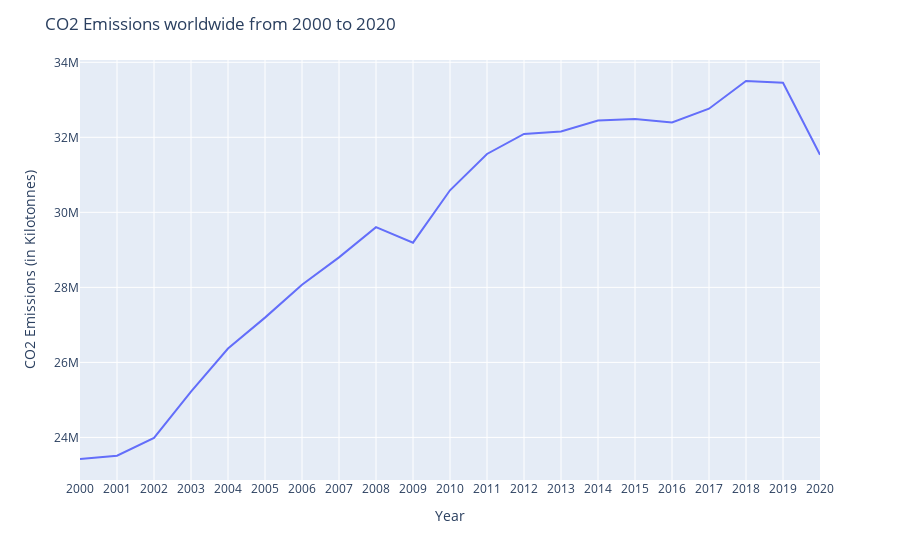

Source (notebook cell):
### Code cell
#px.bar(df.where(df['Area'] == 'World' ),x = 'Area', y = '2000')
df: pd.DataFrame = pd.read_csv('../datasets/emissions.csv')
where = df.where((df['Area'] == 'World') & (df['Element'] == 'Emissions (CO2)') &  (df['Item'] == 'Energy')).dropna().transpose()[4:].reset_index().rename(columns={'index': 'Year', 50837: 'Emissions'})
fig = px.line(where, x='Year', y='Emissions')
fig.update_layout(title='CO2 Emissions worldwide from 2000 to 2020', xaxis_title='Year', yaxis_title='CO2 Emissions (in Kilotonnes)')
fig.show()

### Figure 1 — Plotly figure (JSON) as saved in the notebook; plotly's stock layout.template omitted (floating-point values rounded to 4 significant figures)
{"data": [{"hovertemplate": "Year=%{x}<br>Emissions=%{y}<extra></extra>", "legendgroup": "", "line": {"color": "#636efa", "dash": "solid"}, "marker": {"symbol": "circle"}, "mode": "lines", "name": "", "orientation": "v", "showlegend": false, "x": ["2000", "2001", "2002", "2003", "2004", "2005", "2006", "2007", "2008", "2009", "2010", "2011", "2012", "2013", "2014", "2015", "2016", "2017", "2018", "2019", "2020"], "xaxis": "x", "y": [23420000.0, 23510000.0, 23990000.0, 25220000.0, 26370000.0, 27190000.0, 28070000.0, 28800000.0, 29610000.0, 29190000.0, 30590000.0, 31560000.0, 32090000.0, 32160000.0, 32450000.0, 32490000.0, 32390000.0, 32760000.0, 33500000.0, 33460000.0, 31540000.0], "yaxis": "y", "type": "scatter"}], "layout": {"xaxis": {"anchor": "y", "domain": [0.0, 1.0], "title": {"text": "Year"}}, "yaxis": {"anchor": "x", "domain": [0.0, 1.0], "title": {"text": "CO2 Emissions (in Kilotonnes)"}}, "legend": {"tracegroupgap": 0}, "margin": {"t": 60}, "title": {"text": "CO2 Emissions worldwide from 2000 to 2020"}}}
